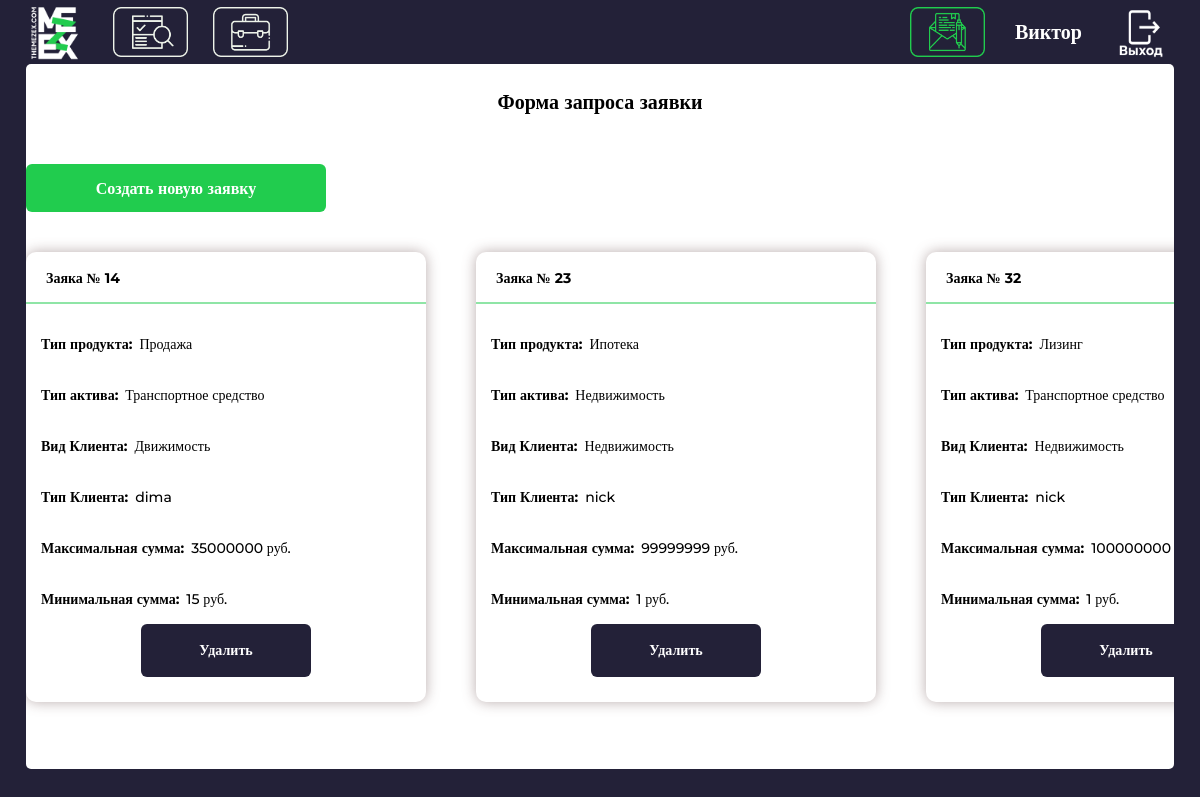
/create/ (signed in), run on an earlier commit of the app's database.
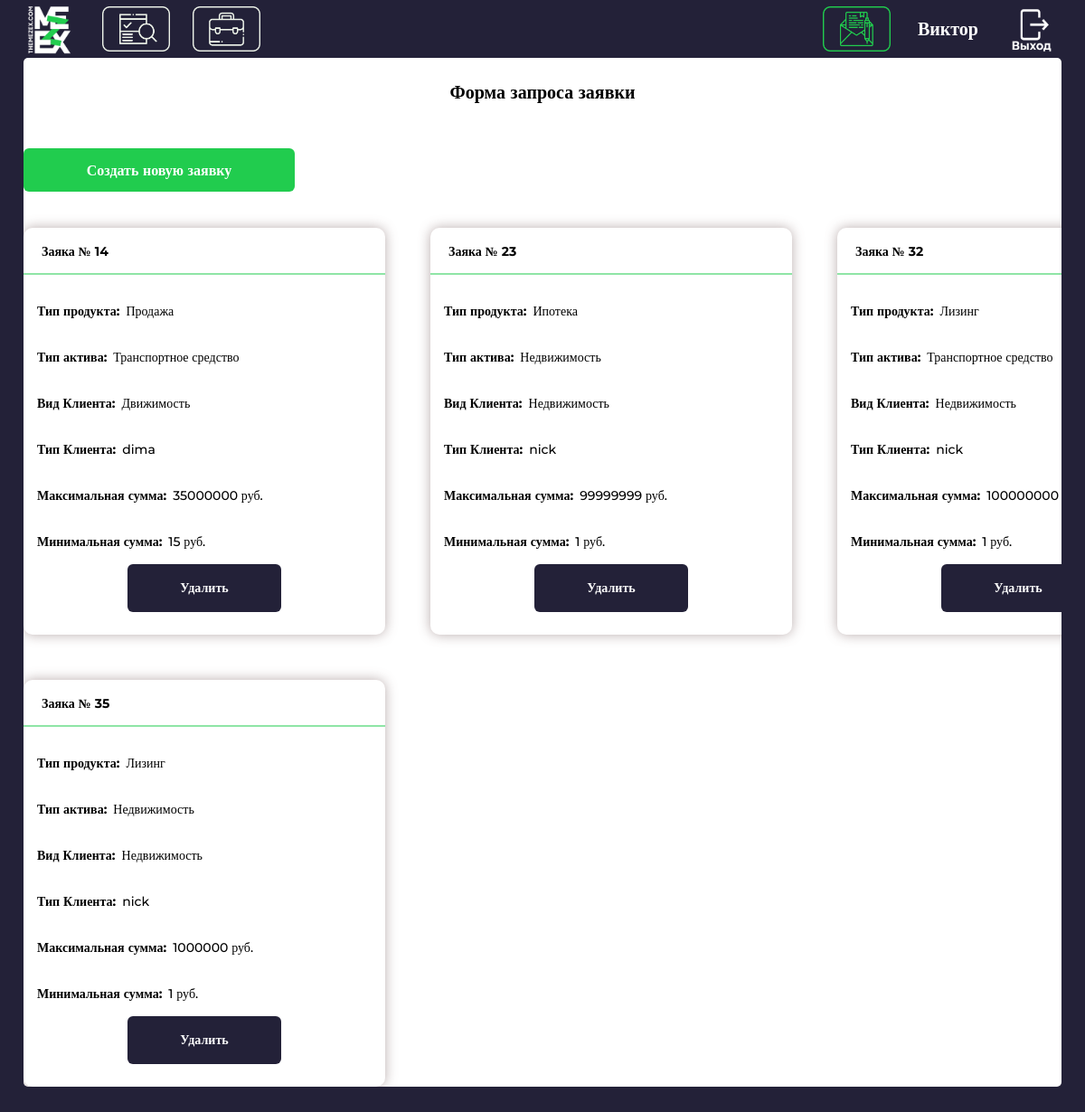
And on a later commit of the database.
### invest/models.py (models this page shows, shortened)
class RequestInvestor(models.Model):
    id_FinProduct = models.ForeignKey(FinProduct, on_delete = models.PROTECT)
    id_Investor = models.ForeignKey(Investor, on_delete = models.CASCADE)
    id_Status = models.ForeignKey(Status, on_delete = models.PROTECT)
    id_TypeActiv = models.ForeignKey(TypeActiv, on_delete = models.PROTECT)
    id_ViewActiv = models.ForeignKey(ViewActiv, on_delete = models.PROTECT)
    id_ViewClient = models.ForeignKey(ViewClient, on_delete = models.PROTECT)
    max_sum = models.BigIntegerField()
    max_term = models.BigIntegerField()
    min_sum = models.BigIntegerField()
    min_term = models.BigIntegerField()

class FinProduct(models.Model):
    NameOfFinProduct = models.TextField()

class TypeActiv(models.Model):
    NameOfTypeActiv = models.TextField()

class ViewActiv(models.Model):
    NameOfViewActiv = models.TextField()

class ViewClient(models.Model):
    NameOfViewClient = models.TextField()

### invest/views.py (the view)
# urls.py: path('create/', views.create, name='create'),
@login_required
def create(request):
    clients = Account.objects.filter(username = request.user.username)
    client = clients[0]
    investors = Investor.objects.filter(id_Account = client.id)
    investor = investors[0]
    RI = RequestInvestor.objects.filter(id_Investor = investor.id)
    infos = []
    for ReqInv in RI:
        infos.append(CreateOutput(id = ReqInv.id, FinProduct = ReqInv.id_FinProduct.NameOfFinProduct, TypeActiv= ReqInv.id_TypeActiv.NameOfTypeActiv, ViewActiv= ReqInv.id_ViewActiv.NameOfViewActiv, ViewClient=ReqInv.id_ViewClient.NameOfViewClient, max_sum = ReqInv.max_sum, min_sum=ReqInv.min_sum, max_term=ReqInv.max_term, min_term=ReqInv.min_term))
    return render(request, 'invest/create.html', {'infos' : infos, 'NameOfInvestor' : investor.name})

### invest/templates/invest/create.html (shortened to what the changed rows need)
{% load static %}
<!DOCTYPE html>
<html lang="ru">
<head>
	<link rel="stylesheet" href={% static 'invest/css/offers_create.css' %}>
</head>
<body>
    <div class="container-overlay">
        <div class="container-all">
            <div class="window_applications">
            <div class="layout_container-content">
                <div class="section-container-applications">
                        <div class="container_all_create">
                            <div class="flex-container-create">
                                {% for info in infos %}
                                <div class="flex-item-create" name = 'id_inv' id="{{ info.id }}">
                                    <div class="container_up_create">
                                        <div class="text-fio-create">Заяка № {{ info.id }}</div>
                                    </div>
                                    <div class="green-line"></div>
                                    <div class="block_text">
                                        <div class="text_main_create">Тип продукта: <div class="text_all_create">{{info.FinProduct}}</div></div>
                                        <div class="text_main_create">Тип актива: <div class="text_all_create">{{info.TypeActiv}}</div></div>
                                        <div class="text_main_create">Вид Клиента: <div class="text_all_create">{{info.ViewActiv}}</div></div>
                                        <div class="text_main_create">Тип Клиента: <div class="text_all_create">{{info.ViewClient}}</div></div>
                                        <div class="text_main_create">Максимальная сумма: <div class="text_all_create">{{info.max_sum}} руб.</div></div>
                                        <div class="text_main_create">Минимальная сумма: <div class="text_all_create">{{info.min_sum}} руб.</div></div>
                                    </div>
                                    <div class="block_but_delete">
                                        <a href ="{% url 'CreateDelete' info.id %}">
                                        <button id='{{ info.id }}' onclick="delete_create(event)" class ="button_delete_little">Удалить</button>
                                        </a>
                                    </div>
                                </div>
                                {% endfor %}
                            </div>
                        </div>
                </div>
            </div>
            </div>
        </div>
    </div>
</body>

What changed in the data, as far as the page shows it:
added RequestInvestor: id "35", FinProduct "Лизинг", TypeActiv "Недвижимость", ViewActiv "Недвижимость", ViewClient "nick", max_sum "1000000", min_sum "1"
